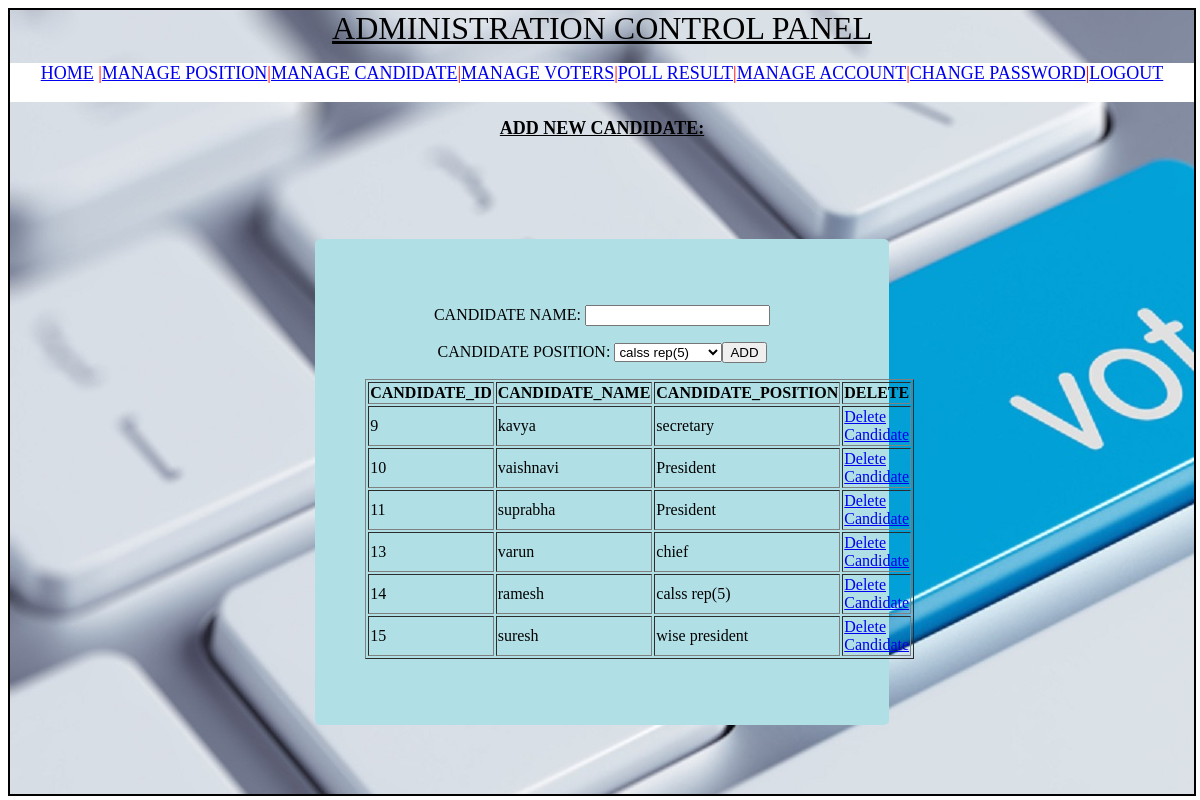
/admin/managecandidate.php, run on the app's committed database.
### tables this page shows
CREATE TABLE `tbcandidates` (
  `candidate_id` int(11) NOT NULL,
  `candidate_name` varchar(35) NOT NULL,
  `candidate_position` varchar(35) NOT NULL,
  `candidate_cvotes` int(11) NOT NULL
);

### admin/managecandidate.php (the view, shortened to what this page needs)
<html>
<center>
<div id="bg">
<font size="6">
<head><u>ADMINISTRATION CONTROL PANEL</u></head></font>
<link rel="stylesheet" style="text/css" href="style.css">
<body>
<div id="head">
<font size="4">
<a href="admincontrol.html">HOME</a> |<a href="manageposition.php">MANAGE POSITION</a>|<a href="managecandidate.php">MANAGE CANDIDATE</a>|<a href="managevoters.php">MANAGE VOTERS</a>|<a href="pollresult.php">POLL RESULT</a>|<a href="manageaccount.php">MANAGE ACCOUNT</a>|<a href="changepassword.php">CHANGE PASSWORD</a>|<a href="logout.php">LOGOUT</a></font>
</div>
<p><b><u><font size=4>ADD NEW CANDIDATE:</font></u></b></p>
<div id="body">
<form  type="form3" method="POST" action="addcan.php" onSubmit=return>
<p>CANDIDATE NAME:
<input type="text"  name="candidate" value="" required>
<p>CANDIDATE POSITION:
<?php
require('connection.php');
$position=mysqli_query($con,"SELECT * FROM tbposition");
echo "<select name='pos'>";
while($row=mysqli_fetch_array($position,MYSQLI_ASSOC)) {
echo "<option>";
echo $row['position_name'];
echo "\n</option>";
}
echo "</select>";
?>
<button type="submit" name="$row['candidate_name']" onclick="alert('ok to add')">ADD</button>
<table border=1 width=50  height=50 align="center" ><tr>
<th>CANDIDATE_ID</th>
<th>CANDIDATE_NAME</th>
<th>CANDIDATE_POSITION</th>
<th>DELETE</th></tr>
<?php
require('connection.php');
echo "<p>";
$sel=mysqli_query($con,"SELECT * FROM `tbcandidates`  ");
while($row=mysqli_fetch_array($sel,MYSQLI_ASSOC)){ ?>
<p><?php
echo "<tr>";
echo  "<td>" .$row['candidate_id']."</td>";
 echo "<td>". $row['candidate_name']."</td>";
 echo "<td>". $row['candidate_position']."</td>";
 echo '<td><a href="managecandidate.php?id=' . $row['candidate_id'] . '">Delete Candidate</a></td>';
 echo "</p>";
}
?>
 </table>
</p>
</div>
</body>
</div>
</center>
</html>

### admin/style.css (style rules this page uses)
#body { border:solid balck 1px; width:40%; border-radius:5px; margin:100px auto; background:powderblue; padding:50px; }
#head { width:100%; height:5%; background:white; color:red; }
#bg { background:url(6.jpg) no-repeat; border:2px solid black; width:100%; height:100%; }

### data on the page
tbcandidates: candidate_id "9", candidate_name "kavya", candidate_position "secretary"
tbcandidates: candidate_id "10", candidate_name "vaishnavi", candidate_position "President"
tbcandidates: candidate_id "11", candidate_name "suprabha", candidate_position "President"
tbcandidates: candidate_id "13", candidate_name "varun", candidate_position "chief"
tbcandidates: candidate_id "14", candidate_name "ramesh", candidate_position "calss rep(5)"
tbcandidates: candidate_id "15", candidate_name "suresh", candidate_position "wise president"

### other printed values
form field pos "calss rep(5)"
